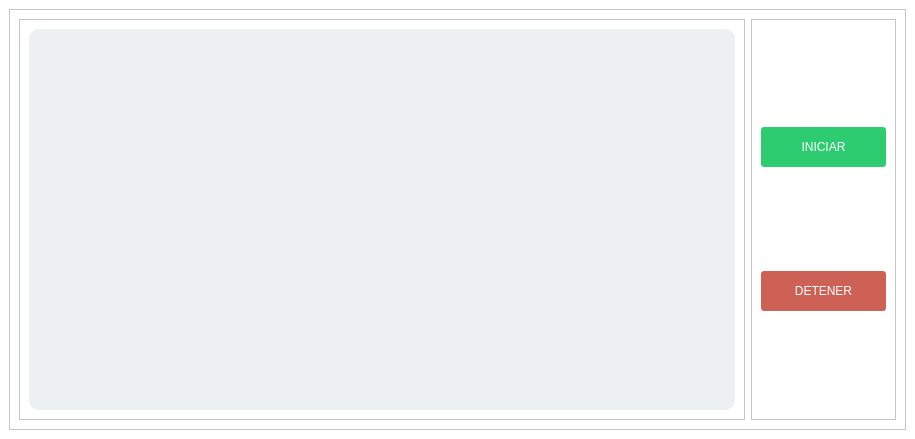
<?xml version="1.0" encoding="UTF-8"?>
<ui version="4.0">
 <class>MainWindow</class>
 <widget class="QMainWindow" name="MainWindow">
  <property name="geometry">
   <rect>
    <x>0</x>
    <y>0</y>
    <width>915</width>
    <height>439</height>
   </rect>
  </property>
  <property name="windowTitle">
   <string>MainWindow</string>
  </property>
  <property name="styleSheet">
   <string notr="true">background-color: rgb(255, 255, 255);</string>
  </property>
  <widget class="QWidget" name="centralwidget">
   <layout class="QHBoxLayout" name="horizontalLayout">
    <item>
     <widget class="QFrame" name="frame">
      <property name="frameShape">
       <enum>QFrame::StyledPanel</enum>
      </property>
      <property name="frameShadow">
       <enum>QFrame::Raised</enum>
      </property>
      <layout class="QHBoxLayout" name="horizontalLayout_2">
       <item>
        <widget class="QFrame" name="frame_2">
         <property name="minimumSize">
          <size>
           <width>726</width>
           <height>0</height>
          </size>
         </property>
         <property name="frameShape">
          <enum>QFrame::StyledPanel</enum>
         </property>
         <property name="frameShadow">
          <enum>QFrame::Raised</enum>
         </property>
         <layout class="QVBoxLayout" name="verticalLayout">
          <item>
           <widget class="QFrame" name="frame_4">
            <property name="styleSheet">
             <string notr="true">background-color: rgb(236, 240, 241);
border-radius:10px;</string>
            </property>
            <property name="frameShape">
             <enum>QFrame::StyledPanel</enum>
            </property>
            <property name="frameShadow">
             <enum>QFrame::Raised</enum>
            </property>
            <layout class="QVBoxLayout" name="verticalLayout_5">
             <item>
              <layout class="QVBoxLayout" name="verticalLayout_4">
               <item>
                <widget class="QLabel" name="camera">
                 <property name="text">
                  <string/>
                 </property>
                </widget>
               </item>
              </layout>
             </item>
            </layout>
           </widget>
          </item>
         </layout>
        </widget>
       </item>
       <item>
        <widget class="QFrame" name="frame_3">
         <property name="maximumSize">
          <size>
           <width>16777215</width>
           <height>16777215</height>
          </size>
         </property>
         <property name="frameShape">
          <enum>QFrame::StyledPanel</enum>
         </property>
         <property name="frameShadow">
          <enum>QFrame::Raised</enum>
         </property>
         <layout class="QVBoxLayout" name="verticalLayout_2">
          <item>
           <widget class="QPushButton" name="btnStart">
            <property name="minimumSize">
             <size>
              <width>0</width>
              <height>40</height>
             </size>
            </property>
            <property name="maximumSize">
             <size>
              <width>16777215</width>
              <height>40</height>
             </size>
            </property>
            <property name="styleSheet">
             <string notr="true">QPushButton{

background-color: rgb(46, 204, 113 );
border-radius:3px;
color:white
}


QPushButton:hover{
background-color: rgb(171, 235, 198);
border-radius:3px;
color:white
}

QPushButton:pressed{
background-color: rgb(46, 204, 113 );
border-radius:3px;
color:white
}</string>
            </property>
            <property name="text">
             <string>INICIAR</string>
            </property>
           </widget>
          </item>
          <item>
           <widget class="QPushButton" name="btnStop">
            <property name="minimumSize">
             <size>
              <width>0</width>
              <height>40</height>
             </size>
            </property>
            <property name="maximumSize">
             <size>
              <width>16777215</width>
              <height>40</height>
             </size>
            </property>
            <property name="styleSheet">
             <string notr="true">QPushButton{

	background-color: rgb(205, 97, 85);
border-radius:3px;
color:white
}


QPushButton:hover{

background-color: rgb(241, 148, 138);
border-radius:3px;
color:white
}

QPushButton:pressed{

	background-color: rgb(205, 97, 85);
border-radius:3px;
color:white
}

</string>
            </property>
            <property name="text">
             <string>DETENER</string>
            </property>
           </widget>
          </item>
         </layout>
        </widget>
       </item>
      </layout>
     </widget>
    </item>
   </layout>
  </widget>
 </widget>
 <resources/>
 <connections/>
</ui>
